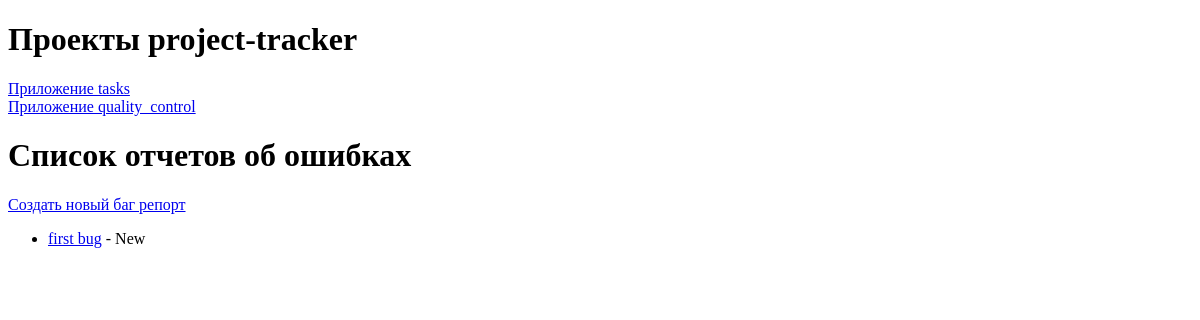
The app's page /quality_сontrol/bugs/, older data.
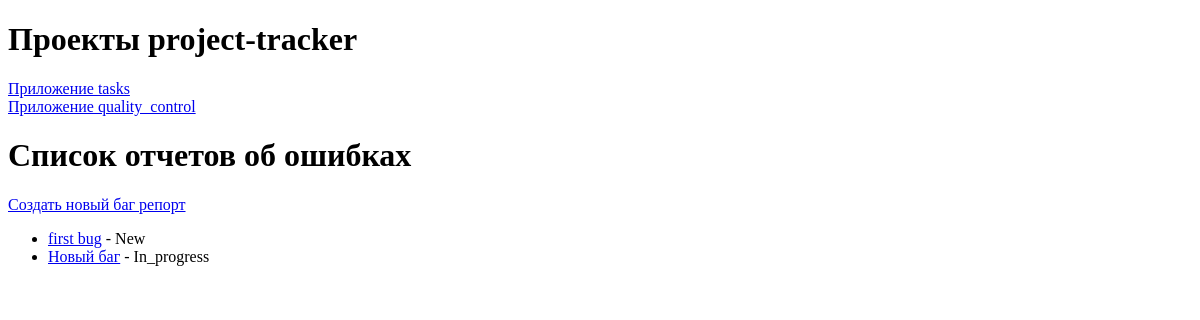
The same page, newer data.
### quality_control/models.py (models this page shows)
class BugReport(models.Model):
    STATUS_CHOICES = [
        ('New', 'Новая'),
        ('In_progress', 'В работе'),
        ('Completed', 'Завершена')
    ]
    title = models.CharField(max_length=100)
    description = models.TextField()
    project = models.ForeignKey(
        Project,
        related_name='bug_report',
        on_delete=models.CASCADE
    )
    task = models.ForeignKey(
        Task,
        related_name="bug_report",
        on_delete=models.SET_NULL,
        null=True,
        blank=True
    )
    status = models.CharField(
        max_length=50,
        choices=STATUS_CHOICES,
        default='New'
    )
    priority = models.PositiveIntegerField(
        validators=[MaxValueValidator(5)]
    )
    created_at = models.DateTimeField(auto_now_add=True)
    update_at = models.DateTimeField(auto_now=True)

### quality_control/views.py (called while the page is built)
def bug_list(request):
    bugs = BugReport.objects.all()
    return render(request, 'quality_control/bugs_list.html', {'bugs_list': bugs})

### quality_control/templates/quality_control/bugs_list.html
<!DOCTYPE html>
<html lang="en">
{% extends 'base/base.html' %}
{% block content %}
<h1>Cписок отчетов об ошибках</h1>
<p><a href="{% url 'quality_control:create_bug_report'%}">Создать новый баг репорт</a></p>
<ul>
    {% for bug in bugs_list %}
    <li><a href="{% url 'quality_control:bug_detail' bug.id %}">{{ bug.title }}</a> - {{ bug.status }}</li>
    {% endfor %}
</ul>
{% endblock %}

Row changes from the older to the newer data that the page shows:
added BugReport: title "Новый баг", status "In_progress"
